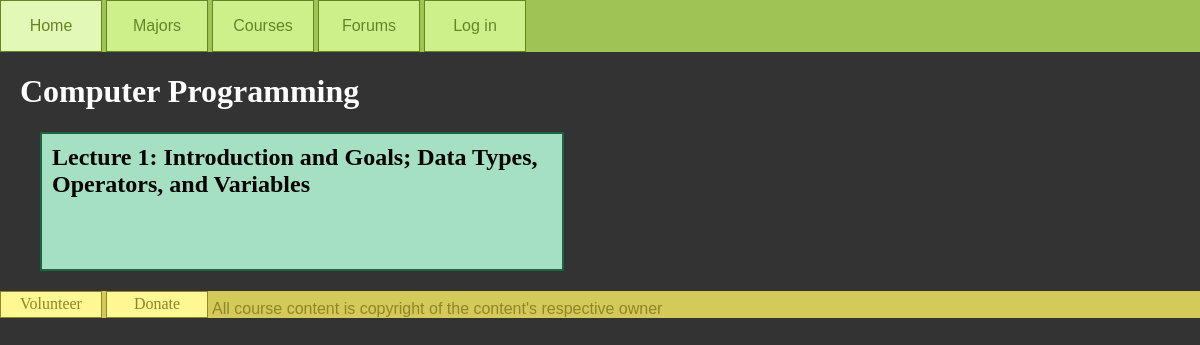
Page /courses/1 on the earlier database version.
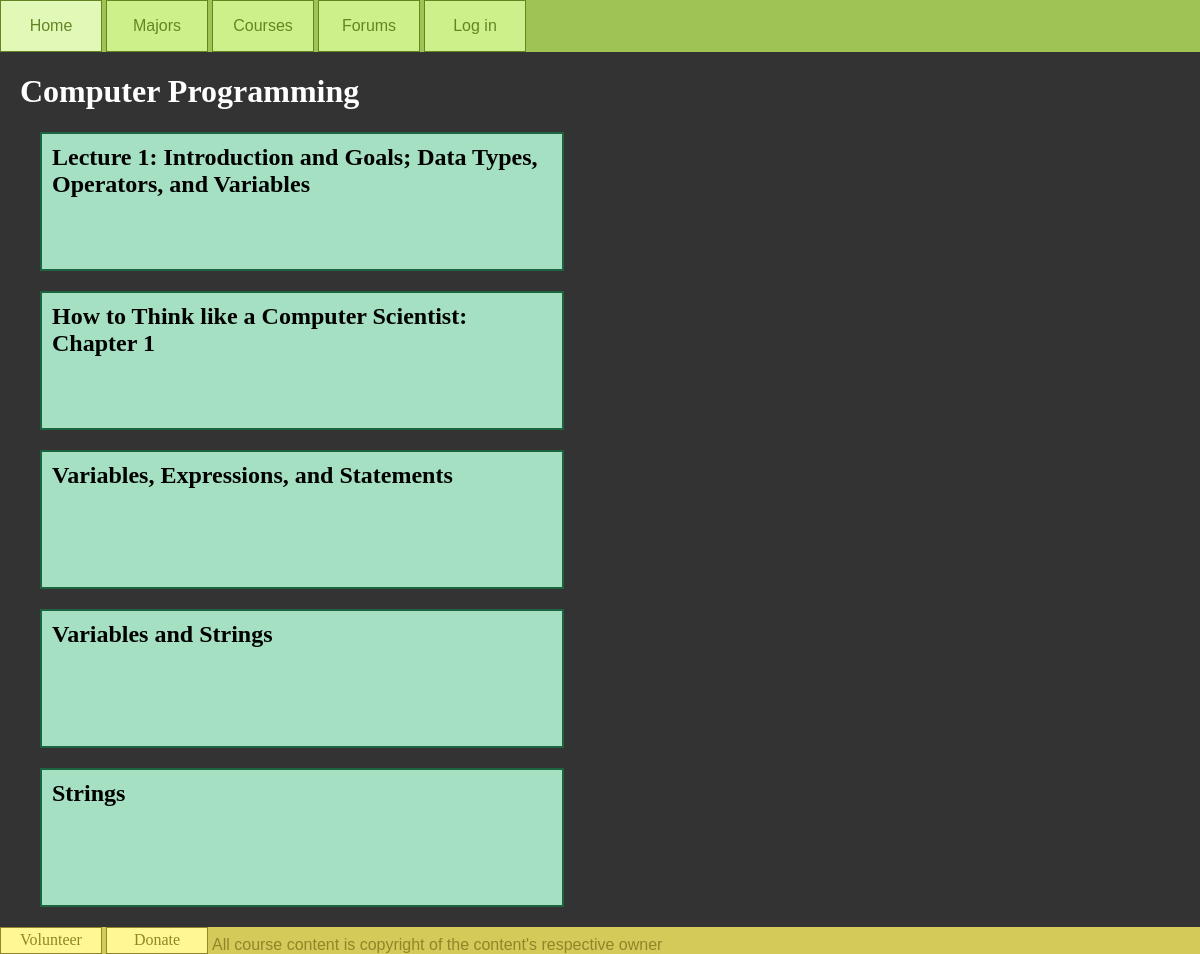
Same page on the later database version.
### database_setup.py (models this page shows, shortened)
class Course(Base):
    __tablename__ = 'courses'
    course_id = Column(Integer, primary_key=True)
    name = Column(String(250), nullable=False)
    description = Column(String(250))

class Task(Base):
    __tablename__ = "tasks"
    course_id = Column(Integer, ForeignKey('courses.course_id'), nullable=False)
    task_id = Column(Integer, primary_key=True)
    isGraded = Column(Boolean, default=False)
    name = Column(String(250))
    url = Column(String(250), nullable=False)

### project.py (the view)
@app.route('/courses/<int:course_id>')
def viewCourse(course_id):
    course = session.query(Course).filter_by(course_id=course_id).one()
    tasks = getTasksByCourse(course_id)
    return render_template('coursePage.html',
        tasks=tasks,
        course=course,
        login_session=login_session)

### project.py (called while the page is built)
def getTasksByCourse(course_id):
    tasks = session.query(Task).filter_by(course_id=course_id).all()
    return tasks

### templates/coursePage.html (shortened to what this page needs)
<!DOCTYPE html>
<html>
    <head>
        <link rel="stylesheet" href="/css/style.css">
    </head>
    <body>
        {% block content %}
        {% include "navbar.html" %}
        <div>
            <h1>{{course.name}}</h1>
            {% for task in tasks %}
                <a class="subtle" href="{{task.url}}"><div class="majorBlock">
                    <h2>{{task.name}}</h2>
                </div></a>
            {% endfor %}
        </div>
        {% include "footer.html" %}
        {% endblock %}
    </body>
</html>

### templates/navbar.html (shortened to what this page needs)
<ul id="navbar">
    <li><a href="/index.html">Home</a></li>
    <li><a href="/majorsPublic.html">Majors</a></li>
    <li><a href="/coursesPublic.html">Courses</a></li>
    <li><a href="">Forums</a></li>
    {% block content %}
    {% if not "username" in login_session%}
    <li><a href="/login.html">Log in</a></li>
    {% else %}
    <li><a href="/profile.html">Profile</a></li>
    <li><a href="gdisconnect">Log out</a></li>
    <li><a href="/admin.html">Admin</a></li>
    {% endif %}
</ul>
{% endblock %}

### templates/footer.html
<footer>
    <li><a href="volunteer.html">Volunteer</a></li>
    <li><a href="donate.html">Donate</a></li>
    <p style='vertical-align:bottom;display:inline'>All course content is copyright of the content's respective owner</p>
</footer>

Differences in the rows shown:
added Task: name "How to Think like a Computer Scientist: Chapter 1"
added Task: name "Variables, Expressions, and Statements"
added Task: name "Variables and Strings"
added Task: name "Strings"
